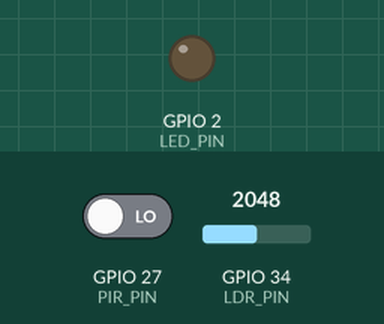
A sketch run on a simulated ESP32. Parts: output pins drawn as LEDs (lit = HIGH). The inputs (shaded band) are chosen by the test bench; at power-on: GPIO 27 (PIR_PIN) LOW, GPIO 34 (LDR_PIN) = 2048. What the sketch prints to the serial monitor is not drawn.

Above: at 2.2 s.
2.3 s: GPIO 27 (PIR_PIN) driven HIGH
At 3.5 s:
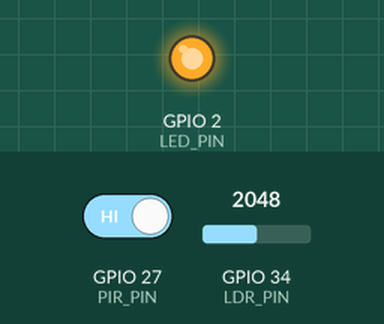
3.9 s: GPIO 27 (PIR_PIN) driven LOW
At 4.8 s:
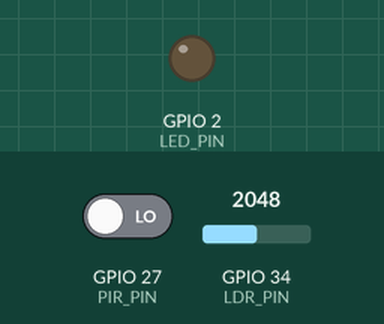
Timing chart, 0 to 6.9 s (numbered marks = the images above; inputs shaded):
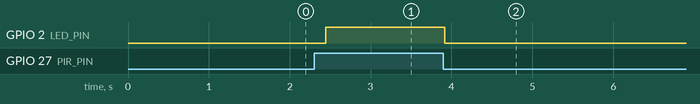

Measured:
- after the input at 2.3 s, GPIO 2 (LED_PIN): LOW → HIGH after 0.14 s
- after the input at 3.9 s, GPIO 2 (LED_PIN): HIGH → LOW at once

The sketch:

esp32_edge.ino
```cpp
/*
 * ============================================================
 *   ESP32 Edge Layer – IoT Sensor Node
 *   Fog-Assisted Real-Time Human Occupancy & Intrusion Detection
 * ============================================================
 */

// ── Pin Definitions ──
#define PIR_PIN   27    // PIR motion sensor digital output
#define LDR_PIN   34    // LDR sensor (analog input, ADC1 channel)
#define LED_PIN   2     // Onboard LED status

// ── Timing ──
#define SEND_INTERVAL_MS   500   // Send sensor data every 500 ms
#define SAMPLE_INTERVAL_MS 30    // Sample PIR every 30ms for debouncing

unsigned long lastSendTime = 0;
unsigned long lastSampleTime = 0;

// ── Debouncing State ──
int pirDebounced = 0;
int highSampleCount = 0;
const int REQUIRED_SAMPLES = 5; // Must be HIGH for 150ms (5 * 30ms)

void setup() {
    // Initialise serial communication with fog node
    Serial.begin(115200);
    delay(1000);

    // Configure pins
    pinMode(PIR_PIN, INPUT_PULLDOWN); // Use Pulldown to prevent floating pin triggers
    pinMode(LED_PIN, OUTPUT);

    Serial.println("==================================");
    Serial.println("  ESP32 Edge Node – Sensors Ready");
    Serial.println("==================================");
}

void loop() {
    unsigned long currentTime = millis();

    // ── 1. High-Frequency PIR Sampling (Debouncing) ──
    if (currentTime - lastSampleTime >= SAMPLE_INTERVAL_MS) {
        lastSampleTime = currentTime;

        int rawState = digitalRead(PIR_PIN);

        if (rawState == HIGH) {
            highSampleCount++;
            if (highSampleCount >= REQUIRED_SAMPLES) {
                pirDebounced = 1;
                digitalWrite(LED_PIN, HIGH); // Instant visual feedback
                highSampleCount = REQUIRED_SAMPLES; // Cap count
            }
        } else {
            highSampleCount = 0;
            pirDebounced = 0;
            digitalWrite(LED_PIN, LOW);
        }
    }

    // ── 2. Reporting Loop (Communication with Fog Node) ──
    if (currentTime - lastSendTime >= SEND_INTERVAL_MS) {
        lastSendTime = currentTime;

        // Read LDR Light Sensor
        int ldrValue = analogRead(LDR_PIN);

        // Map LDR value to 0-1023 range (ESP32 is 12-bit, so 0-4095)
        int mappedLdr = map(ldrValue, 0, 4095, 0, 1023);

        // Output JSON format for MACF algorithm
        // Note: Using the debounced PIR state here
        Serial.print("{\"pir\":");
        Serial.print(pirDebounced);
        Serial.print(",\"ldr\":");
        Serial.print(mappedLdr);
        Serial.println("}");
    }
}
```
